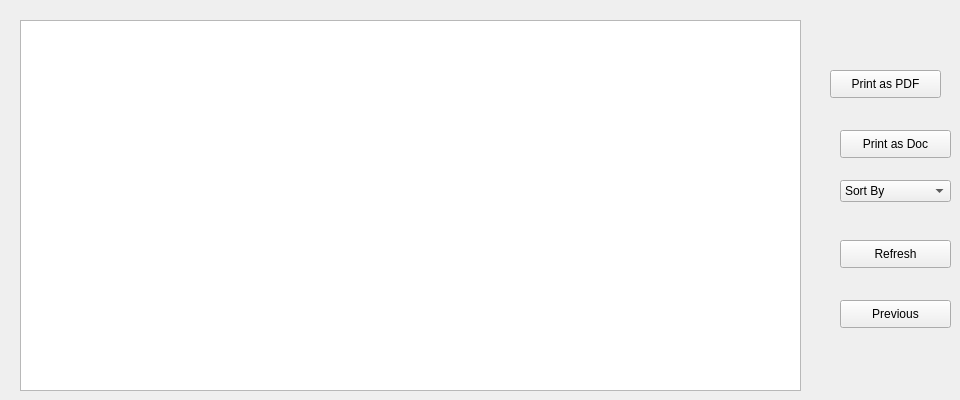
      <widget class="QWidget" name="tab_10">
       <attribute name="title">
        <string>Display Product</string>
       </attribute>
       <widget class="QTableView" name="tableView_Com_ANG">
        <property name="geometry">
         <rect>
          <x>20</x>
          <y>20</y>
          <width>781</width>
          <height>371</height>
         </rect>
        </property>
       </widget>
       <widget class="QPushButton" name="Print_PDF">
        <property name="geometry">
         <rect>
          <x>830</x>
          <y>70</y>
          <width>111</width>
          <height>28</height>
         </rect>
        </property>
        <property name="text">
         <string>Print as PDF</string>
        </property>
       </widget>
       <widget class="QPushButton" name="PRINT">
        <property name="geometry">
         <rect>
          <x>840</x>
          <y>130</y>
          <width>111</width>
          <height>28</height>
         </rect>
        </property>
        <property name="text">
         <string>Print as Doc</string>
        </property>
       </widget>
       <widget class="QComboBox" name="comboBox_SortC">
        <property name="geometry">
         <rect>
          <x>840</x>
          <y>180</y>
          <width>111</width>
          <height>22</height>
         </rect>
        </property>
        <item>
         <property name="text">
          <string>Sort By</string>
         </property>
        </item>
        <item>
         <property name="text">
          <string>ID_COMMDV</string>
         </property>
        </item>
        <item>
         <property name="text">
          <string>name_Product</string>
         </property>
        </item>
        <item>
         <property name="text">
          <string>Price</string>
         </property>
        </item>
        <item>
         <property name="text">
          <string>Date_M</string>
         </property>
        </item>
       </widget>
       <widget class="QPushButton" name="Refresh_2">
        <property name="geometry">
         <rect>
          <x>840</x>
          <y>240</y>
          <width>111</width>
          <height>28</height>
         </rect>
        </property>
        <property name="text">
         <string>Refresh</string>
        </property>
       </widget>
       <widget class="QPushButton" name="Previous_2">
        <property name="geometry">
         <rect>
          <x>840</x>
          <y>300</y>
          <width>111</width>
          <height>28</height>
         </rect>
        </property>
        <property name="text">
         <string>Previous</string>
        </property>
       </widget>
      </widget>
